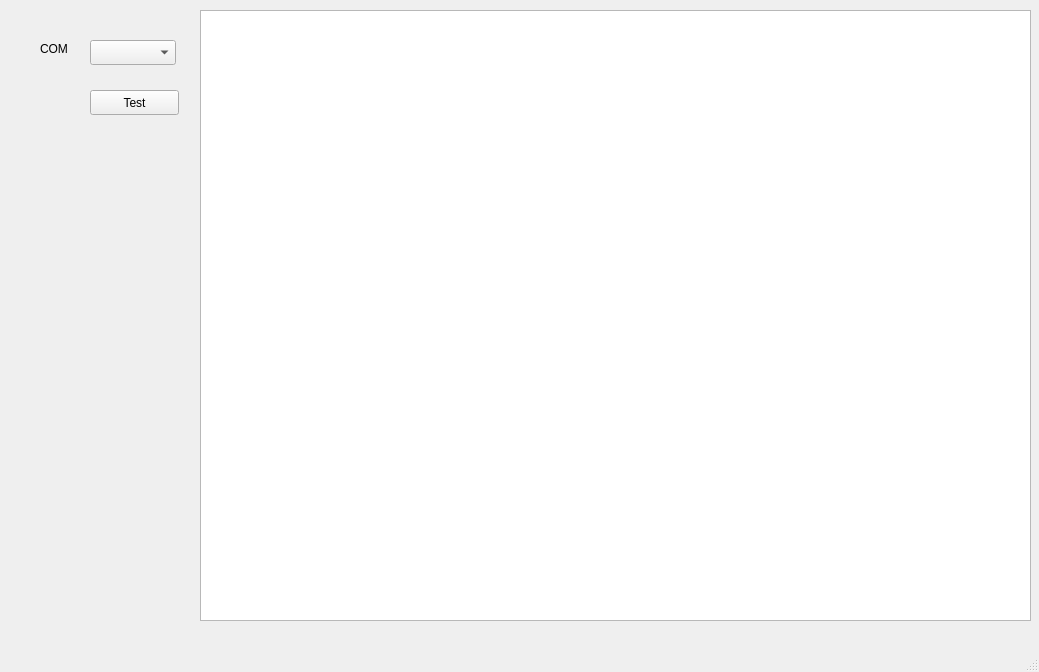
<?xml version="1.0" encoding="UTF-8"?>
<ui version="4.0">
 <class>MainWindow</class>
 <widget class="QMainWindow" name="MainWindow">
  <property name="geometry">
   <rect>
    <x>0</x>
    <y>0</y>
    <width>1039</width>
    <height>672</height>
   </rect>
  </property>
  <property name="windowTitle">
   <string>MainWindow</string>
  </property>
  <widget class="QWidget" name="centralwidget">
   <widget class="QTextBrowser" name="textBrowser">
    <property name="geometry">
     <rect>
      <x>200</x>
      <y>10</y>
      <width>831</width>
      <height>611</height>
     </rect>
    </property>
   </widget>
   <widget class="QComboBox" name="combox">
    <property name="geometry">
     <rect>
      <x>90</x>
      <y>40</y>
      <width>86</width>
      <height>25</height>
     </rect>
    </property>
   </widget>
   <widget class="QLabel" name="comLabel">
    <property name="geometry">
     <rect>
      <x>40</x>
      <y>40</y>
      <width>41</width>
      <height>17</height>
     </rect>
    </property>
    <property name="text">
     <string>COM</string>
    </property>
   </widget>
   <widget class="QPushButton" name="testButton">
    <property name="geometry">
     <rect>
      <x>90</x>
      <y>90</y>
      <width>89</width>
      <height>25</height>
     </rect>
    </property>
    <property name="text">
     <string>Test</string>
    </property>
   </widget>
  </widget>
  <widget class="QMenuBar" name="menubar">
   <property name="geometry">
    <rect>
     <x>0</x>
     <y>0</y>
     <width>1039</width>
     <height>22</height>
    </rect>
   </property>
  </widget>
  <widget class="QStatusBar" name="statusbar"/>
 </widget>
 <resources/>
 <connections/>
</ui>
